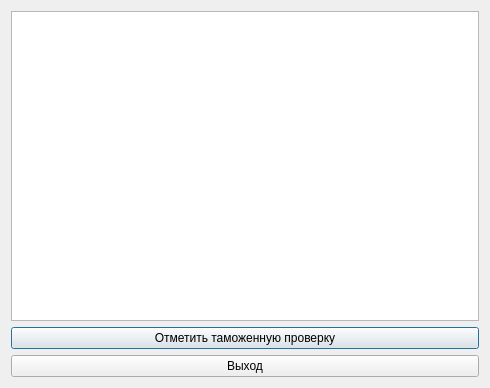
<?xml version="1.0" encoding="UTF-8"?>
<ui version="4.0">
 <class>CustomerMenu</class>
 <widget class="QDialog" name="CustomerMenu">
  <property name="geometry">
   <rect>
    <x>0</x>
    <y>0</y>
    <width>490</width>
    <height>388</height>
   </rect>
  </property>
  <property name="windowTitle">
   <string>Dialog</string>
  </property>
  <layout class="QGridLayout" name="gridLayout">
   <item row="0" column="0">
    <widget class="QTableView" name="tableView"/>
   </item>
   <item row="1" column="0">
    <widget class="QPushButton" name="pushButton_accept">
     <property name="text">
      <string>Отметить таможенную проверку</string>
     </property>
    </widget>
   </item>
   <item row="2" column="0">
    <widget class="QPushButton" name="pushButton_exit">
     <property name="text">
      <string>Выход</string>
     </property>
    </widget>
   </item>
  </layout>
 </widget>
 <resources/>
 <connections/>
</ui>
